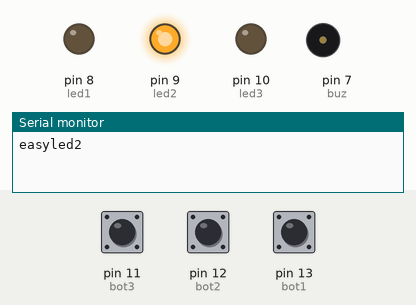
Simulated run of this sketch. Board: Arduino Uno, built with avr-gcc and run on an emulated ATmega328P. Parts: output pins drawn as LEDs (lit = HIGH), buzzer (waves = sounding, pin HIGH), the last lines printed to the serial monitor. The test bench sets the inputs (shaded band); at power-on: pin 12 (bot2) HIGH, pin 11 (bot3) HIGH, pin 13 (bot1) HIGH. Random numbers use the default seed unless the sketch sets one.

Above: at 2.8 s.
2.9 s: pin 12 (bot2) pulled LOW for 0.15 s
At 4.6 s:
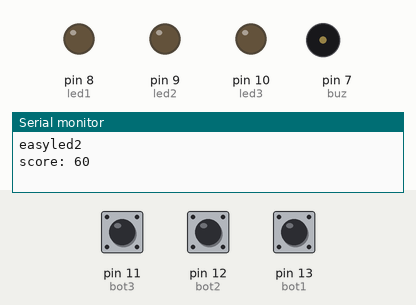
At 5.7 s:
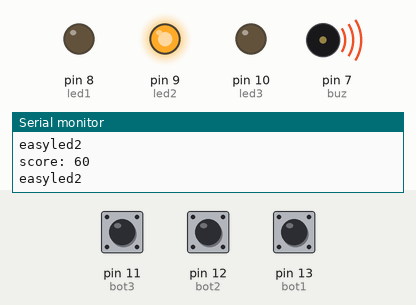
6.0 s: pin 12 (bot2) pulled LOW for 1 s
At 58.3 s:
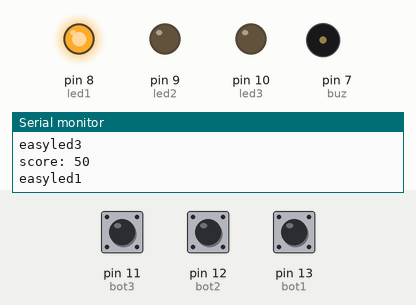
Timing chart, 0 to 59.4 s (numbered marks = the images above; inputs shaded):
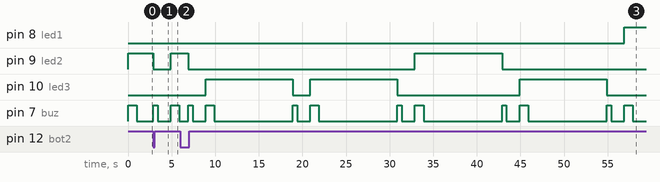

Measured:
- after the input at 2.9 s, pin 9 (led2): HIGH → LOW at once, → HIGH 2.0 s later; pin 7 (buz): LOW → HIGH at once, → LOW 0.50 s later, → HIGH 1.5 s later, → LOW 1.0 s later
- after the input at 6.0 s, pin 8 (led1): LOW → HIGH after 50.9 s

The sketch:

miniproyecto1parte1definitivo.ino
```cpp
#define bot1 13
#define bot2 12
#define bot3 11
#define led1 8
#define led2 9
#define led3 10
int aled;
int a,b;
int score;
const int buz = 7;
void setup() {
  // put your setup code here, to run once:
  Serial.begin(9600);
  pinMode(buz, OUTPUT);
  pinMode(led1, OUTPUT);
  pinMode(bot1, INPUT_PULLUP);
  pinMode(led2, OUTPUT);
  pinMode(bot2, INPUT_PULLUP);
  pinMode(led3, OUTPUT);
  pinMode(bot3, INPUT_PULLUP);
  score = 50;

}

void loop() {
  // put your main code here, to run repeatedly:
  if((score >1) && (score<100)){
    Serial.print("easy");
    a = 10000;
    b = 1000;
  }
  else if(score == 100){
    Serial.print("next level");
    digitalWrite(buz, HIGH); // poner el Pin en HIGH
    delay(5000); // esperar 1 segundos
    digitalWrite(buz, LOW); // poner el Pin en LOW
    delay(1000);
    Serial.print("score: ");
    Serial.println(score);
  }
  else if((101<score) && (score<300)){
    Serial.print("medium");
    a = 5000;
    b = 500;
  }
  else if(score == 300){
    Serial.print("next level");
    digitalWrite(buz, HIGH); // poner el Pin en HIGH
    delay(5000); // esperar 1 segundos
    digitalWrite(buz, LOW); // poner el Pin en LOW
    delay(1000);
    Serial.print("score: ");
    Serial.println(score);
  }
  else if(301<score){
    Serial.print("hard");
    a = 2500;
    b = 250;
  }
  Serial.print("led");
  unsigned long startime = millis();
  aled = random(1, 4);
  if(aled == 1){
    Serial.println('1');
    digitalWrite(led1, HIGH);
    digitalWrite(buz, HIGH); // poner el Pin en HIGH
    delay(1000); // esperar 1 segundos
    digitalWrite(buz, LOW); // poner el Pin en LOW
    delay(1000);
    while ((millis() - startime)<a){
      int val1 = digitalRead(bot1);
      if(val1 == 0){
        digitalWrite(led1, LOW);
        score = score +15;
        break;
      }

    }
    digitalWrite(led1, LOW);
    digitalWrite(buz, HIGH); // poner el Pin en HIGH
    delay(500); // esperar 1 segundos
    digitalWrite(buz, LOW); // poner el Pin en LOW
    delay(500);
    score = score -5;
    Serial.print("score: ");
    Serial.println(score);
  }
  else if(aled == 2){
    Serial.println('2');
    digitalWrite(led2, HIGH);
    digitalWrite(buz, HIGH); // poner el Pin en HIGH
    delay(1000); // esperar 1 segundos
    digitalWrite(buz, LOW); // poner el Pin en LOW
    delay(1000);
    while ((millis() - startime)<a){
      int val2 = digitalRead(bot2);
      if(val2 == 0){
        digitalWrite(led2, LOW);
        score = score +15;
        break;
      }

    }
    digitalWrite(led2, LOW);
    digitalWrite(buz, HIGH); // poner el Pin en HIGH
    delay(500); // esperar 1 segundos
    digitalWrite(buz, LOW); // poner el Pin en LOW
    delay(500);
    score = score -5;
    Serial.print("score: ");
    Serial.println(score);
  }
  else if(aled == 3){
    Serial.println('3');
    digitalWrite(led3, HIGH);
    digitalWrite(buz, HIGH); // poner el Pin en HIGH
    delay(1000); // esperar 1 segundos
    digitalWrite(buz, LOW); // poner el Pin en LOW
    delay(1000);
    while ((millis() - startime)<a){
      int val3 = digitalRead(bot3);
      if(val3 == 0){
        digitalWrite(led3, LOW);
        score = score +15;
        break;
      }

    }
    digitalWrite(led3, LOW);
    digitalWrite(buz, HIGH); // poner el Pin en HIGH
    delay(500); // esperar 1 segundos
    digitalWrite(buz, LOW); // poner el Pin en LOW
    delay(500);
    score = score -5;
    Serial.print("score: ");
    Serial.println(score);
  }
  delay(b);
  if (score<=0){
    Serial.print("you lose");
    digitalWrite(buz, HIGH); // poner el Pin en HIGH
    delay(5000); // esperar 1 segundos
    digitalWrite(buz, LOW); // poner el Pin en LOW
    delay(1000);
    Serial.print("score: ");
    Serial.println(score, DEC);
    while(true){
      digitalWrite(led1, LOW);
      digitalWrite(led2, LOW);
      digitalWrite(led3, LOW);
    }
  }

}
```
